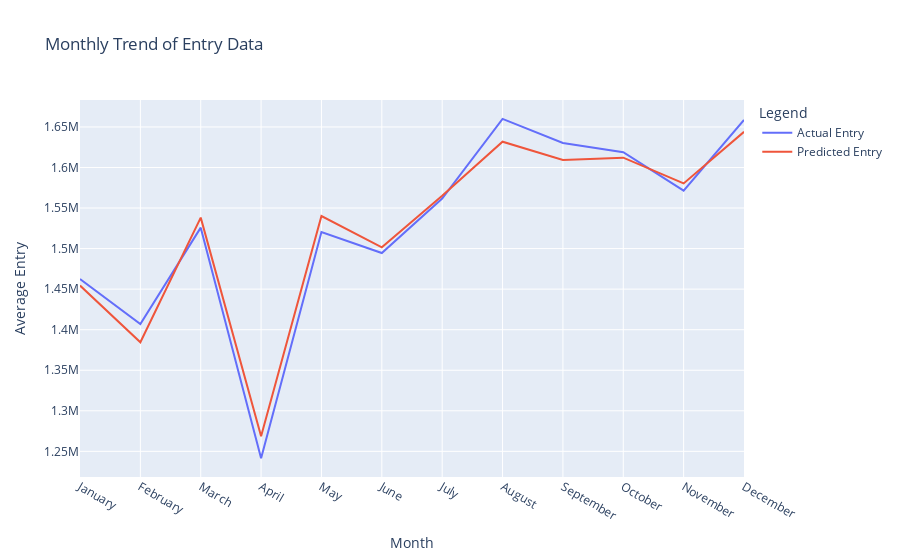

Here is the notebook cell this chart was saved with:
### Code cell
# Extract the month from the 'Date Time' column
df_pred_with_time['month'] = df_pred_with_time['Date Time'].dt.month

# Aggregate the actual and predicted values by month
monthly_trend = df_pred_with_time.groupby('month').agg({
    'Actual Entry': 'sum',
    'Predicted Entry': 'sum'
}).reset_index()

# Map month numbers to month names
month_names = {1: 'January', 2: 'February', 3: 'March', 4: 'April', 5: 'May', 6: 'June', 7: 'July', 8: 'August', 9: 'September', 10: 'October', 11: 'November', 12: 'December'}
monthly_trend['month_name'] = monthly_trend['month'].map(month_names)

# Display the aggregated data
print(monthly_trend)

# Create a Plotly figure for the monthly trend based on actual and predicted values
fig = px.line(monthly_trend, x='month_name', y=['Actual Entry', 'Predicted Entry'], title='Monthly Trend of Entry Data')

# Update layout for better visualization
fig.update_layout(
    xaxis_title='Month',
    yaxis_title='Average Entry',
    legend_title='Legend'
)

# Show the plot
fig.show()

### Figure 1 — Plotly figure (JSON) as saved in the notebook; plotly's stock layout.template omitted (floating-point values rounded to 4 significant figures)
{"data": [{"hovertemplate": "variable=Actual Entry<br>month_name=%{x}<br>value=%{y}<extra></extra>", "legendgroup": "Actual Entry", "line": {"color": "#636efa", "dash": "solid"}, "marker": {"symbol": "circle"}, "mode": "lines", "name": "Actual Entry", "orientation": "v", "showlegend": true, "type": "scatter", "x": ["January", "February", "March", "April", "May", "June", "July", "August", "September", "October", "November", "December"], "xaxis": "x", "y": [1462530, 1406923, 1525850, 1241611, 1520365, 1494518, 1561701, 1659979, 1630212, 1618931, 1571549, 1658644], "yaxis": "y"}, {"hovertemplate": "variable=Predicted Entry<br>month_name=%{x}<br>value=%{y}<extra></extra>", "legendgroup": "Predicted Entry", "line": {"color": "#EF553B", "dash": "solid"}, "marker": {"symbol": "circle"}, "mode": "lines", "name": "Predicted Entry", "orientation": "v", "showlegend": true, "type": "scatter", "x": ["January", "February", "March", "April", "May", "June", "July", "August", "September", "October", "November", "December"], "xaxis": "x", "y": [1454387, 1384557, 1538167, 1268737, 1540093, 1501576, 1565112, 1631810, 1609234, 1612145, 1580323, 1643958], "yaxis": "y"}], "layout": {"legend": {"title": {"text": "Legend"}, "tracegroupgap": 0}, "title": {"text": "Monthly Trend of Entry Data"}, "xaxis": {"anchor": "y", "domain": [0, 1], "title": {"text": "Month"}}, "yaxis": {"anchor": "x", "domain": [0, 1], "title": {"text": "Average Entry"}}}}
